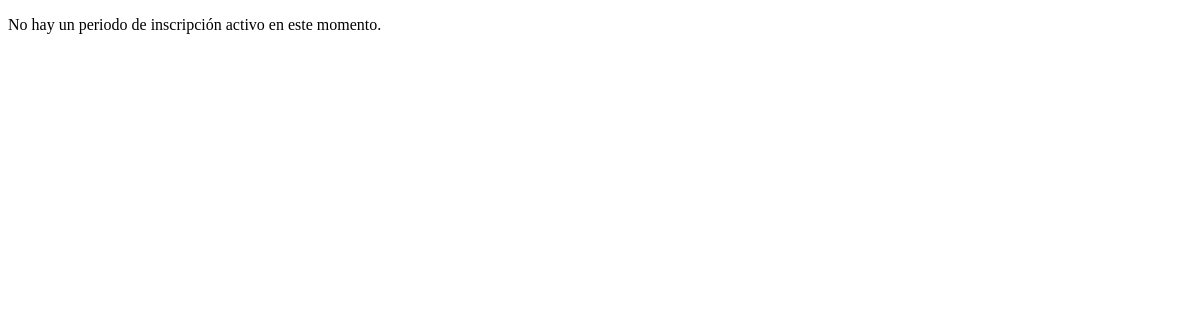
Page /inscripciones.php (signed in) on the earlier database version.
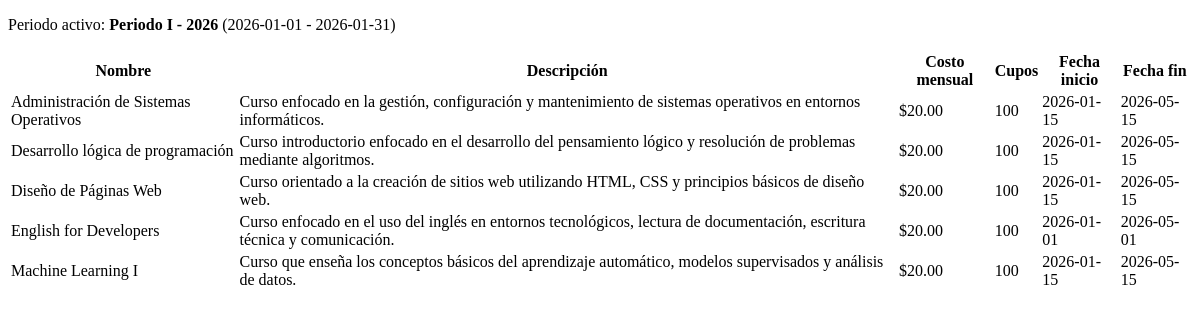
Same page on the later database version.
### tables this page shows
CREATE TABLE `PeriodoInscripcion` (
    `id` int PRIMARY KEY NOT NULL AUTO_INCREMENT,
    `nombre` varchar(100) NOT NULL,
    `fechaInicio` date NOT NULL,
    `fechaFin` date NOT NULL,
    `estado` tinyint(1) DEFAULT '0'
);

CREATE TABLE `cursos` ( 
    `id` int NOT NULL PRIMARY KEY AUTO_INCREMENT, 
    `nombre` varchar(100) NOT NULL, 
    `descripcion` varchar(150) NOT NULL, 
    `costoMensual` decimal(8,2) NOT NULL, 
    `cupos` int NOT NULL, 
    `fechaInicio` date NOT NULL, 
    `fechaFin` date NOT NULL, 
    `estado` tinyint(1) DEFAULT '1', 
    `idDocente` int DEFAULT NULL,
    `idCategoria` INT DEFAULT NULL,
    `idPeriodo` int DEFAULT NULL,
    CONSTRAINT `fk_docente_curso` FOREIGN KEY (`idDocente`) REFERENCES `docentes` (`id`),
    CONSTRAINT `fk_curso_categoria` FOREIGN KEY (`idCategoria`) REFERENCES `categorias` (`id`) 
    ON UPDATE CASCADE 
    ON DELETE SET NULL,
    CONSTRAINT `fk_curso_periodo_insc`FOREIGN KEY (`idPeriodo`) REFERENCES `PeriodoInscripcion` (`id`)
);

### obtener-cursos-disponibles.php (called while the page is built, shortened)
<?php
require_once 'includes/conexion.php';
$periodoStmt = $conexion->query("SELECT * FROM PeriodoInscripcion WHERE estado = 1 LIMIT 1");
$periodo = $periodoStmt->fetch_assoc();
if ($periodo) {
    $stmt = $conexion->prepare("
        SELECT c.id, c.nombre, c.descripcion, c.costoMensual, c.cupos, c.fechaInicio, c.fechaFin
        FROM cursos c
        WHERE c.estado = 1
        AND c.cupos > 0
        AND NOT EXISTS (
            SELECT 1 FROM prerrequisitos pr
            WHERE pr.idCursoActual = c.id
        )
        ORDER BY c.nombre ASC
    ");
    $stmt->execute();
    $resultado = $stmt->get_result();
    $cursos = $resultado->fetch_all(MYSQLI_ASSOC);
}
?>

### inscripciones.php (the view, shortened to what this page needs)
<?php
require_once 'obtener-cursos-disponibles.php';
?>
<!DOCTYPE html>
<html lang="es">
<head>
</head>
<body>
<?php if (!$periodo): ?>
    <p>No hay un periodo de inscripción activo en este momento.</p>
<?php elseif (empty($cursos)): ?>
    <p>No hay cursos disponibles para inscribir en este periodo.</p>
<?php else: ?>
    <p>Periodo activo: <strong><?= htmlspecialchars($periodo['nombre']) ?></strong>
       (<?= $periodo['fechaInicio'] ?> - <?= $periodo['fechaFin'] ?>)</p>
    <table>
        <thead>
            <tr>
                <th>Nombre</th>
                <th>Descripción</th>
                <th>Costo mensual</th>
                <th>Cupos</th>
                <th>Fecha inicio</th>
                <th>Fecha fin</th>
            </tr>
        </thead>
        <tbody>
            <?php foreach ($cursos as $curso): ?>
            <tr>
                <td><?= htmlspecialchars($curso['nombre']) ?></td>
                <td><?= htmlspecialchars($curso['descripcion']) ?></td>
                <td>$<?= number_format($curso['costoMensual'], 2) ?></td>
                <td><?= $curso['cupos'] ?></td>
                <td><?= $curso['fechaInicio'] ?></td>
                <td><?= $curso['fechaFin'] ?></td>
            </tr>
            <?php endforeach; ?>
        </tbody>
    </table>
<?php endif; ?>
</body>
</html>

Differences in the rows shown:
added periodoinscripcion: nombre "Periodo I - 2026", fechaInicio "2026-01-01", fechaFin "2026-01-31"
now on this page (row edited): cursos: nombre "Administración de Sistemas Operativos", descripcion "Curso enfocado en la gestión, configuración y mantenimiento de sistemas operativos en entornos informáticos.", costoMensual "20.00", cupos "100", fechaInicio "2026-01-15", fechaFin "2026-05-15"
now on this page (row edited): cursos: nombre "Desarrollo lógica de programación", descripcion "Curso introductorio enfocado en el desarrollo del pensamiento lógico y resolución de problemas mediante algoritmos.", costoMensual "20.00", cupos "100", fechaInicio "2026-01-15", fechaFin "2026-05-15"
now on this page (row edited): cursos: nombre "Diseño de Páginas Web", descripcion "Curso orientado a la creación de sitios web utilizando HTML, CSS y principios básicos de diseño web.", costoMensual "20.00", cupos "100", fechaInicio "2026-01-15", fechaFin "2026-05-15"
added cursos: nombre "English for Developers", descripcion "Curso enfocado en el uso del inglés en entornos tecnológicos, lectura de documentación, escritura técnica y comunicación.", costoMensual "20.00", cupos "100", fechaInicio "2026-01-01", fechaFin "2026-05-01"
added cursos: nombre "Machine Learning I", descripcion "Curso que enseña los conceptos básicos del aprendizaje automático, modelos supervisados y análisis de datos.", costoMensual "20.00", cupos "100", fechaInicio "2026-01-15", fechaFin "2026-05-15"
Other differences:
text no longer shown: "No hay un periodo de inscripción activo en este momento."
text now shown: "Periodo activo: ( - ) Nombre Descripción Costo mensual Cupos Fecha inicio Fecha fin"
